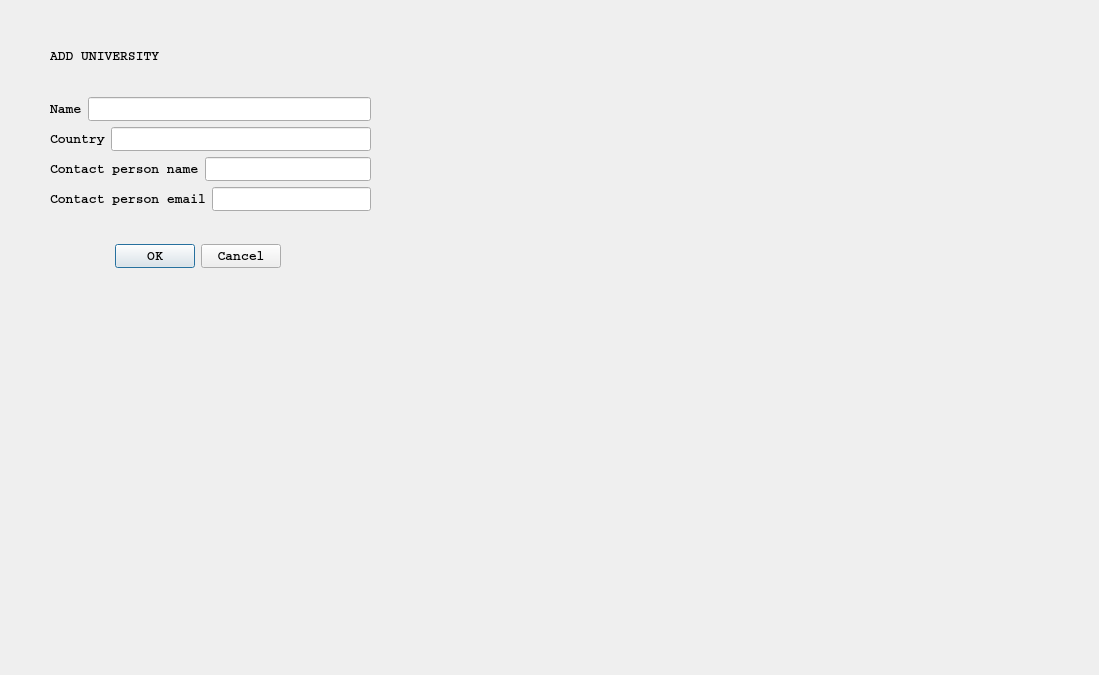
<?xml version="1.0" encoding="UTF-8"?>
<ui version="4.0">
 <class>UniversityDialog</class>
 <widget class="QDialog" name="UniversityDialog">
  <property name="geometry">
   <rect>
    <x>0</x>
    <y>0</y>
    <width>1099</width>
    <height>675</height>
   </rect>
  </property>
  <property name="windowTitle">
   <string>Dialog</string>
  </property>
  <property name="styleSheet">
   <string notr="true">background-image: url(:/triupd.png);</string>
  </property>
  <widget class="QDialogButtonBox" name="buttonBox">
   <property name="geometry">
    <rect>
     <x>110</x>
     <y>240</y>
     <width>171</width>
     <height>32</height>
    </rect>
   </property>
   <property name="font">
    <font>
     <family>Courier</family>
     <pointsize>10</pointsize>
     <weight>75</weight>
     <bold>true</bold>
    </font>
   </property>
   <property name="orientation">
    <enum>Qt::Horizontal</enum>
   </property>
   <property name="standardButtons">
    <set>QDialogButtonBox::Cancel|QDialogButtonBox::Ok</set>
   </property>
  </widget>
  <widget class="QWidget" name="layoutWidget">
   <property name="geometry">
    <rect>
     <x>50</x>
     <y>20</y>
     <width>321</width>
     <height>191</height>
    </rect>
   </property>
   <layout class="QVBoxLayout" name="verticalLayout_2">
    <item>
     <widget class="QLabel" name="label">
      <property name="font">
       <font>
        <family>Courier</family>
        <pointsize>10</pointsize>
        <weight>75</weight>
        <bold>true</bold>
       </font>
      </property>
      <property name="text">
       <string>ADD UNIVERSITY</string>
      </property>
     </widget>
    </item>
    <item>
     <layout class="QVBoxLayout" name="verticalLayout">
      <item>
       <layout class="QHBoxLayout" name="horizontalLayout">
        <item>
         <widget class="QLabel" name="name">
          <property name="font">
           <font>
            <family>Courier</family>
            <pointsize>10</pointsize>
            <weight>75</weight>
            <bold>true</bold>
           </font>
          </property>
          <property name="text">
           <string>Name</string>
          </property>
         </widget>
        </item>
        <item>
         <widget class="QLineEdit" name="lineEdit_name">
          <property name="font">
           <font>
            <family>Courier</family>
            <pointsize>10</pointsize>
            <weight>75</weight>
            <bold>true</bold>
           </font>
          </property>
         </widget>
        </item>
       </layout>
      </item>
      <item>
       <layout class="QHBoxLayout" name="horizontalLayout_2">
        <item>
         <widget class="QLabel" name="country">
          <property name="font">
           <font>
            <family>Courier</family>
            <pointsize>10</pointsize>
            <weight>75</weight>
            <bold>true</bold>
           </font>
          </property>
          <property name="text">
           <string>Country</string>
          </property>
         </widget>
        </item>
        <item>
         <widget class="QLineEdit" name="lineEdit_country">
          <property name="font">
           <font>
            <family>Courier</family>
            <pointsize>10</pointsize>
            <weight>75</weight>
            <bold>true</bold>
           </font>
          </property>
         </widget>
        </item>
       </layout>
      </item>
      <item>
       <layout class="QHBoxLayout" name="horizontalLayout_3">
        <item>
         <widget class="QLabel" name="contactName">
          <property name="font">
           <font>
            <family>Courier</family>
            <pointsize>10</pointsize>
            <weight>75</weight>
            <bold>true</bold>
           </font>
          </property>
          <property name="text">
           <string>Contact person name</string>
          </property>
         </widget>
        </item>
        <item>
         <widget class="QLineEdit" name="lineEdit_contactName">
          <property name="font">
           <font>
            <family>Courier</family>
            <pointsize>10</pointsize>
            <weight>75</weight>
            <bold>true</bold>
           </font>
          </property>
         </widget>
        </item>
       </layout>
      </item>
      <item>
       <layout class="QHBoxLayout" name="horizontalLayout_4">
        <item>
         <widget class="QLabel" name="contactEmail">
          <property name="font">
           <font>
            <family>Courier</family>
            <pointsize>10</pointsize>
            <weight>75</weight>
            <bold>true</bold>
           </font>
          </property>
          <property name="text">
           <string>Contact person email</string>
          </property>
         </widget>
        </item>
        <item>
         <widget class="QLineEdit" name="lineEdit_contactEmail">
          <property name="font">
           <font>
            <family>Courier</family>
            <pointsize>10</pointsize>
            <weight>75</weight>
            <bold>true</bold>
           </font>
          </property>
         </widget>
        </item>
       </layout>
      </item>
     </layout>
    </item>
   </layout>
  </widget>
 </widget>
 <resources/>
 <connections>
  <connection>
   <sender>buttonBox</sender>
   <signal>accepted()</signal>
   <receiver>UniversityDialog</receiver>
   <slot>accept()</slot>
   <hints>
    <hint type="sourcelabel">
     <x>248</x>
     <y>254</y>
    </hint>
    <hint type="destinationlabel">
     <x>157</x>
     <y>274</y>
    </hint>
   </hints>
  </connection>
  <connection>
   <sender>buttonBox</sender>
   <signal>rejected()</signal>
   <receiver>UniversityDialog</receiver>
   <slot>reject()</slot>
   <hints>
    <hint type="sourcelabel">
     <x>316</x>
     <y>260</y>
    </hint>
    <hint type="destinationlabel">
     <x>286</x>
     <y>274</y>
    </hint>
   </hints>
  </connection>
 </connections>
</ui>
